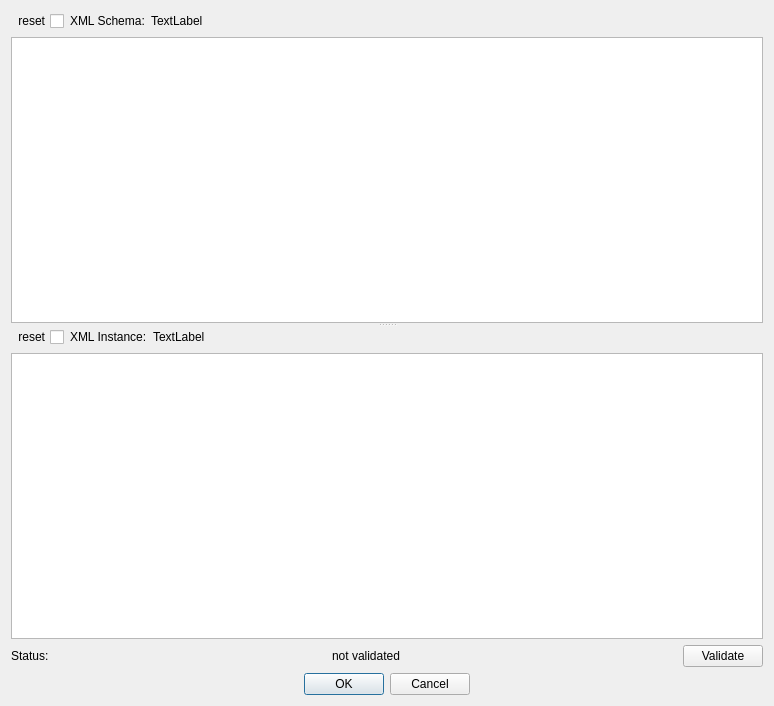
<?xml version="1.0" encoding="UTF-8"?>
<ui version="4.0">
 <class>Valid8</class>
 <widget class="QWidget" name="Valid8">
  <property name="windowModality">
   <enum>Qt::NonModal</enum>
  </property>
  <property name="geometry">
   <rect>
    <x>0</x>
    <y>0</y>
    <width>774</width>
    <height>706</height>
   </rect>
  </property>
  <property name="sizePolicy">
   <sizepolicy hsizetype="Expanding" vsizetype="Expanding">
    <horstretch>0</horstretch>
    <verstretch>0</verstretch>
   </sizepolicy>
  </property>
  <property name="minimumSize">
   <size>
    <width>449</width>
    <height>334</height>
   </size>
  </property>
  <property name="maximumSize">
   <size>
    <width>16777215</width>
    <height>16777215</height>
   </size>
  </property>
  <property name="windowTitle">
   <string>XML Schema Validation</string>
  </property>
  <layout class="QVBoxLayout" name="verticalLayout_3">
   <property name="sizeConstraint">
    <enum>QLayout::SetDefaultConstraint</enum>
   </property>
   <item>
    <widget class="QSplitter" name="splitter">
     <property name="orientation">
      <enum>Qt::Vertical</enum>
     </property>
     <widget class="QWidget" name="layoutWidget1">
      <layout class="QVBoxLayout" name="verticalLayout_2">
       <item>
        <layout class="QHBoxLayout" name="horizontalLayout_4">
         <item>
          <widget class="QCheckBox" name="resetXsd">
           <property name="enabled">
            <bool>true</bool>
           </property>
           <property name="layoutDirection">
            <enum>Qt::RightToLeft</enum>
           </property>
           <property name="text">
            <string>reset</string>
           </property>
           <property name="checkable">
            <bool>false</bool>
           </property>
          </widget>
         </item>
         <item>
          <widget class="QLabel" name="schemaLabel">
           <property name="sizePolicy">
            <sizepolicy hsizetype="Preferred" vsizetype="Fixed">
             <horstretch>0</horstretch>
             <verstretch>0</verstretch>
            </sizepolicy>
           </property>
           <property name="text">
            <string>XML Schema:</string>
           </property>
          </widget>
         </item>
         <item>
          <widget class="QLabel" name="schemaSelection">
           <property name="sizePolicy">
            <sizepolicy hsizetype="Expanding" vsizetype="Fixed">
             <horstretch>0</horstretch>
             <verstretch>0</verstretch>
            </sizepolicy>
           </property>
           <property name="text">
            <string>TextLabel</string>
           </property>
          </widget>
         </item>
         <item>
          <spacer name="horizontalSpacer_2">
           <property name="orientation">
            <enum>Qt::Horizontal</enum>
           </property>
           <property name="sizeHint" stdset="0">
            <size>
             <width>118</width>
             <height>17</height>
            </size>
           </property>
          </spacer>
         </item>
        </layout>
       </item>
       <item>
        <widget class="ProgressWidget" name="progressWidget"/>
       </item>
      </layout>
     </widget>
     <widget class="QWidget" name="layoutWidget2">
      <layout class="QVBoxLayout" name="verticalLayout1">
       <item>
        <layout class="QHBoxLayout" name="horizontalLayout_3">
         <item>
          <widget class="QCheckBox" name="resetXml">
           <property name="layoutDirection">
            <enum>Qt::RightToLeft</enum>
           </property>
           <property name="text">
            <string>reset</string>
           </property>
           <property name="checkable">
            <bool>false</bool>
           </property>
          </widget>
         </item>
         <item>
          <widget class="QLabel" name="instanceLabel">
           <property name="text">
            <string>XML Instance:</string>
           </property>
          </widget>
         </item>
         <item>
          <widget class="QLabel" name="instanceSelection">
           <property name="sizePolicy">
            <sizepolicy hsizetype="Expanding" vsizetype="Preferred">
             <horstretch>0</horstretch>
             <verstretch>0</verstretch>
            </sizepolicy>
           </property>
           <property name="text">
            <string>TextLabel</string>
           </property>
          </widget>
         </item>
         <item>
          <spacer name="horizontalSpacer">
           <property name="orientation">
            <enum>Qt::Horizontal</enum>
           </property>
           <property name="sizeHint" stdset="0">
            <size>
             <width>128</width>
             <height>20</height>
            </size>
           </property>
          </spacer>
         </item>
        </layout>
       </item>
       <item>
        <widget class="QTextEdit" name="instanceEdit">
         <property name="sizePolicy">
          <sizepolicy hsizetype="Expanding" vsizetype="Expanding">
           <horstretch>0</horstretch>
           <verstretch>0</verstretch>
          </sizepolicy>
         </property>
        </widget>
       </item>
      </layout>
     </widget>
    </widget>
   </item>
   <item>
    <layout class="QHBoxLayout" name="horizontalLayout_2">
     <item>
      <widget class="QLabel" name="label">
       <property name="text">
        <string>Status:</string>
       </property>
      </widget>
     </item>
     <item>
      <widget class="QLabel" name="validationStatus">
       <property name="sizePolicy">
        <sizepolicy hsizetype="Expanding" vsizetype="Preferred">
         <horstretch>0</horstretch>
         <verstretch>0</verstretch>
        </sizepolicy>
       </property>
       <property name="text">
        <string>not validated</string>
       </property>
       <property name="alignment">
        <set>Qt::AlignCenter</set>
       </property>
      </widget>
     </item>
     <item>
      <widget class="QPushButton" name="validateButton">
       <property name="sizePolicy">
        <sizepolicy hsizetype="Fixed" vsizetype="Fixed">
         <horstretch>0</horstretch>
         <verstretch>0</verstretch>
        </sizepolicy>
       </property>
       <property name="text">
        <string>Validate</string>
       </property>
      </widget>
     </item>
    </layout>
   </item>
   <item>
    <layout class="QHBoxLayout" name="horizontalLayout">
     <item>
      <spacer name="horizontalSpacer_4">
       <property name="orientation">
        <enum>Qt::Horizontal</enum>
       </property>
       <property name="sizeType">
        <enum>QSizePolicy::Fixed</enum>
       </property>
       <property name="sizeHint" stdset="0">
        <size>
         <width>108</width>
         <height>17</height>
        </size>
       </property>
      </spacer>
     </item>
     <item>
      <widget class="QDialogButtonBox" name="buttonBox">
       <property name="sizePolicy">
        <sizepolicy hsizetype="Fixed" vsizetype="Fixed">
         <horstretch>0</horstretch>
         <verstretch>0</verstretch>
        </sizepolicy>
       </property>
       <property name="standardButtons">
        <set>QDialogButtonBox::Cancel|QDialogButtonBox::Ok</set>
       </property>
      </widget>
     </item>
     <item>
      <spacer name="horizontalSpacer_3">
       <property name="orientation">
        <enum>Qt::Horizontal</enum>
       </property>
       <property name="sizeType">
        <enum>QSizePolicy::Fixed</enum>
       </property>
       <property name="sizeHint" stdset="0">
        <size>
         <width>108</width>
         <height>17</height>
        </size>
       </property>
      </spacer>
     </item>
    </layout>
   </item>
  </layout>
 </widget>
 <customwidgets>
  <customwidget>
   <class>ProgressWidget</class>
   <extends>QListWidget</extends>
   <header>ProgressWidget.h</header>
  </customwidget>
 </customwidgets>
 <resources/>
 <connections/>
</ui>
